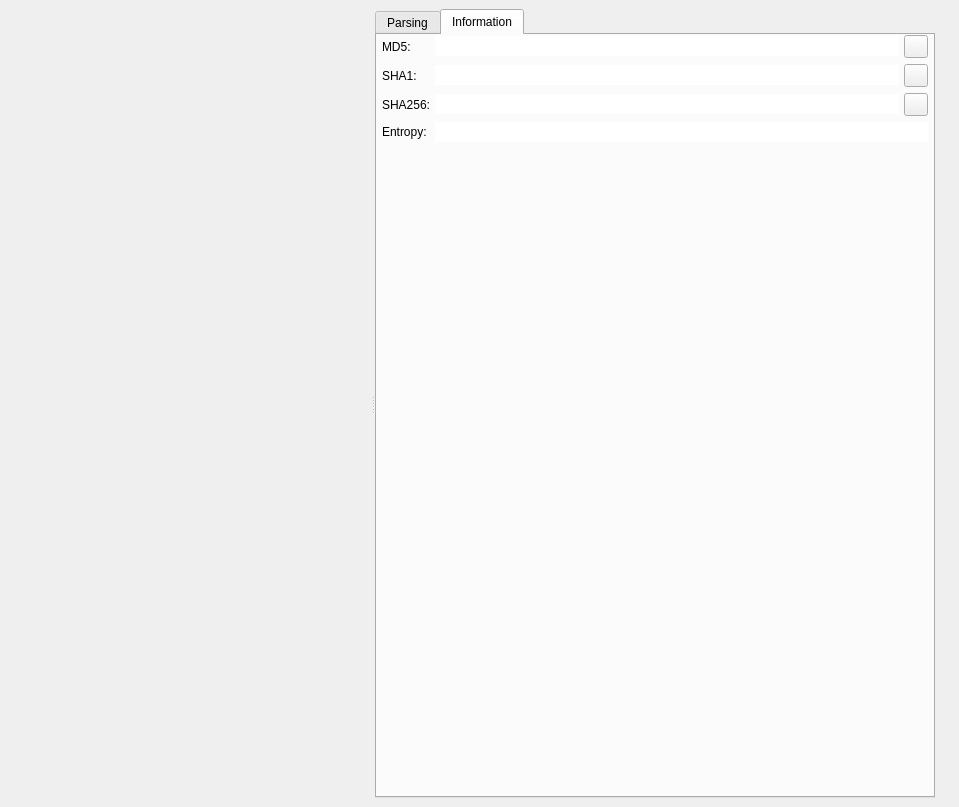
<?xml version="1.0" encoding="UTF-8"?>
<ui version="4.0">
 <class>HexdumpWidget</class>
 <widget class="QDockWidget" name="HexdumpWidget">
  <property name="geometry">
   <rect>
    <x>0</x>
    <y>0</y>
    <width>959</width>
    <height>807</height>
   </rect>
  </property>
  <property name="sizePolicy">
   <sizepolicy hsizetype="Expanding" vsizetype="Preferred">
    <horstretch>0</horstretch>
    <verstretch>0</verstretch>
   </sizepolicy>
  </property>
  <property name="windowTitle">
   <string notr="true">Hexdump</string>
  </property>
  <widget class="QWidget" name="dockWidgetContents">
   <layout class="QHBoxLayout" name="horizontalLayout">
    <property name="spacing">
     <number>0</number>
    </property>
    <property name="rightMargin">
     <number>0</number>
    </property>
    <item>
     <widget class="QSplitter" name="splitter">
      <property name="orientation">
       <enum>Qt::Horizontal</enum>
      </property>
      <widget class="HexWidget" name="hexTextView">
       <property name="frameShape">
        <enum>QFrame::NoFrame</enum>
       </property>
       <property name="widgetResizable">
        <bool>true</bool>
       </property>
      </widget>
      <widget class="QTabWidget" name="hexSideTab_2">
       <property name="sizePolicy">
        <sizepolicy hsizetype="Preferred" vsizetype="Expanding">
         <horstretch>0</horstretch>
         <verstretch>0</verstretch>
        </sizepolicy>
       </property>
       <property name="tabPosition">
        <enum>QTabWidget::North</enum>
       </property>
       <property name="currentIndex">
        <number>1</number>
       </property>
       <property name="usesScrollButtons">
        <bool>true</bool>
       </property>
       <property name="documentMode">
        <bool>false</bool>
       </property>
       <widget class="QWidget" name="tabDIsasm_2">
        <attribute name="title">
         <string>Parsing</string>
        </attribute>
        <layout class="QVBoxLayout" name="verticalLayout_23">
         <property name="spacing">
          <number>6</number>
         </property>
         <property name="leftMargin">
          <number>0</number>
         </property>
         <property name="topMargin">
          <number>0</number>
         </property>
         <property name="rightMargin">
          <number>0</number>
         </property>
         <property name="bottomMargin">
          <number>0</number>
         </property>
         <item>
          <layout class="QVBoxLayout" name="verticalLayout_16">
           <property name="spacing">
            <number>5</number>
           </property>
           <property name="rightMargin">
            <number>0</number>
           </property>
           <item>
            <layout class="QHBoxLayout" name="horizontalLayout_17">
             <property name="topMargin">
              <number>0</number>
             </property>
             <item>
              <widget class="QComboBox" name="parseTypeComboBox">
               <property name="sizePolicy">
                <sizepolicy hsizetype="Preferred" vsizetype="Fixed">
                 <horstretch>0</horstretch>
                 <verstretch>0</verstretch>
                </sizepolicy>
               </property>
               <property name="currentText">
                <string>Disassembly</string>
               </property>
               <item>
                <property name="text">
                 <string>Disassembly</string>
                </property>
               </item>
               <item>
                <property name="text">
                 <string>String</string>
                </property>
               </item>
               <item>
                <property name="text">
                 <string>Assembler</string>
                </property>
               </item>
               <item>
                <property name="text">
                 <string>C bytes</string>
                </property>
               </item>
               <item>
                <property name="text">
                 <string>C half-words (2 byte)</string>
                </property>
               </item>
               <item>
                <property name="text">
                 <string>C words (4 byte)</string>
                </property>
               </item>
               <item>
                <property name="text">
                 <string>C dwords (8 byte)</string>
                </property>
               </item>
               <item>
                <property name="text">
                 <string>Python</string>
                </property>
               </item>
               <item>
                <property name="text">
                 <string>JSON</string>
                </property>
               </item>
               <item>
                <property name="text">
                 <string>JavaScript</string>
                </property>
               </item>
              </widget>
             </item>
             <item>
              <widget class="QLabel" name="label_6">
               <property name="sizePolicy">
                <sizepolicy hsizetype="Fixed" vsizetype="Preferred">
                 <horstretch>0</horstretch>
                 <verstretch>0</verstretch>
                </sizepolicy>
               </property>
               <property name="text">
                <string>Endian</string>
               </property>
              </widget>
             </item>
             <item>
              <widget class="QComboBox" name="parseEndianComboBox">
               <property name="sizeAdjustPolicy">
                <enum>QComboBox::AdjustToMinimumContentsLength</enum>
               </property>
               <item>
                <property name="text">
                 <string>Little</string>
                </property>
               </item>
               <item>
                <property name="text">
                 <string>Big</string>
                </property>
               </item>
              </widget>
             </item>
            </layout>
           </item>
           <item>
            <widget class="QFrame" name="hexSideFrame_2">
             <property name="sizePolicy">
              <sizepolicy hsizetype="Expanding" vsizetype="Fixed">
               <horstretch>0</horstretch>
               <verstretch>0</verstretch>
              </sizepolicy>
             </property>
             <property name="minimumSize">
              <size>
               <width>0</width>
               <height>0</height>
              </size>
             </property>
             <property name="frameShape">
              <enum>QFrame::NoFrame</enum>
             </property>
             <property name="frameShadow">
              <enum>QFrame::Plain</enum>
             </property>
             <property name="lineWidth">
              <number>0</number>
             </property>
             <layout class="QHBoxLayout" name="horizontalLayout_21">
              <property name="sizeConstraint">
               <enum>QLayout::SetMinimumSize</enum>
              </property>
              <property name="leftMargin">
               <number>5</number>
              </property>
              <property name="topMargin">
               <number>0</number>
              </property>
              <property name="rightMargin">
               <number>5</number>
              </property>
              <property name="bottomMargin">
               <number>5</number>
              </property>
              <item>
               <widget class="QLabel" name="hexArchLabel_2">
                <property name="sizePolicy">
                 <sizepolicy hsizetype="Fixed" vsizetype="Preferred">
                  <horstretch>0</horstretch>
                  <verstretch>0</verstretch>
                 </sizepolicy>
                </property>
                <property name="text">
                 <string>Arch</string>
                </property>
               </widget>
              </item>
              <item>
               <widget class="QComboBox" name="parseArchComboBox">
                <property name="sizePolicy">
                 <sizepolicy hsizetype="Preferred" vsizetype="Fixed">
                  <horstretch>0</horstretch>
                  <verstretch>0</verstretch>
                 </sizepolicy>
                </property>
                <property name="sizeAdjustPolicy">
                 <enum>QComboBox::AdjustToMinimumContentsLength</enum>
                </property>
                <property name="frame">
                 <bool>false</bool>
                </property>
               </widget>
              </item>
              <item>
               <widget class="QLabel" name="hexBitsLabel_2">
                <property name="sizePolicy">
                 <sizepolicy hsizetype="Fixed" vsizetype="Preferred">
                  <horstretch>0</horstretch>
                  <verstretch>0</verstretch>
                 </sizepolicy>
                </property>
                <property name="text">
                 <string>Bits</string>
                </property>
               </widget>
              </item>
              <item>
               <widget class="QComboBox" name="parseBitsComboBox">
                <property name="sizeAdjustPolicy">
                 <enum>QComboBox::AdjustToMinimumContentsLength</enum>
                </property>
                <item>
                 <property name="text">
                  <string>16</string>
                 </property>
                </item>
                <item>
                 <property name="text">
                  <string>32</string>
                 </property>
                </item>
                <item>
                 <property name="text">
                  <string>64</string>
                 </property>
                </item>
               </widget>
              </item>
             </layout>
            </widget>
           </item>
           <item>
            <widget class="QPlainTextEdit" name="hexDisasTextEdit">
             <property name="sizePolicy">
              <sizepolicy hsizetype="Preferred" vsizetype="Expanding">
               <horstretch>0</horstretch>
               <verstretch>0</verstretch>
              </sizepolicy>
             </property>
             <property name="font">
              <font>
               <family>Anonymous Pro</family>
               <pointsize>13</pointsize>
              </font>
             </property>
             <property name="frameShape">
              <enum>QFrame::NoFrame</enum>
             </property>
             <property name="lineWidth">
              <number>0</number>
             </property>
             <property name="plainText">
              <string/>
             </property>
            </widget>
           </item>
          </layout>
         </item>
        </layout>
       </widget>
       <widget class="QWidget" name="tabHistogram_2">
        <attribute name="title">
         <string notr="true">Information</string>
        </attribute>
        <layout class="QVBoxLayout" name="verticalLayout_25">
         <property name="spacing">
          <number>6</number>
         </property>
         <property name="leftMargin">
          <number>0</number>
         </property>
         <property name="topMargin">
          <number>0</number>
         </property>
         <property name="rightMargin">
          <number>0</number>
         </property>
         <property name="bottomMargin">
          <number>0</number>
         </property>
         <item>
          <layout class="QFormLayout" name="formLayout_2">
           <property name="fieldGrowthPolicy">
            <enum>QFormLayout::ExpandingFieldsGrow</enum>
           </property>
           <property name="labelAlignment">
            <set>Qt::AlignLeading|Qt::AlignLeft|Qt::AlignVCenter</set>
           </property>
           <property name="formAlignment">
            <set>Qt::AlignHCenter|Qt::AlignTop</set>
           </property>
           <property name="horizontalSpacing">
            <number>5</number>
           </property>
           <property name="verticalSpacing">
            <number>6</number>
           </property>
           <property name="leftMargin">
            <number>5</number>
           </property>
           <property name="rightMargin">
            <number>5</number>
           </property>
           <item row="1" column="0">
            <widget class="QLabel" name="label_8">
             <property name="sizePolicy">
              <sizepolicy hsizetype="Fixed" vsizetype="Preferred">
               <horstretch>0</horstretch>
               <verstretch>0</verstretch>
              </sizepolicy>
             </property>
             <property name="text">
              <string>MD5:</string>
             </property>
            </widget>
           </item>
           <item row="1" column="1">
            <layout class="QHBoxLayout" name="horizontalLayout_8">
             <property name="spacing">
              <number>5</number>
             </property>
             <item>
              <widget class="QLineEdit" name="bytesMD5">
               <property name="sizePolicy">
                <sizepolicy hsizetype="Expanding" vsizetype="Fixed">
                 <horstretch>0</horstretch>
                 <verstretch>0</verstretch>
                </sizepolicy>
               </property>
               <property name="frame">
                <bool>false</bool>
               </property>
               <property name="readOnly">
                <bool>true</bool>
               </property>
              </widget>
             </item>
             <item>
              <widget class="QToolButton" name="copyMD5">
               <property name="toolTip">
                <string notr="true">Copy MD5</string>
               </property>
               <property name="text">
                <string notr="true"/>
               </property>
              </widget>
             </item>
            </layout>
           </item>
           <item row="2" column="0">
            <widget class="QLabel" name="label_9">
             <property name="text">
              <string>SHA1:</string>
             </property>
            </widget>
           </item>
           <item row="2" column="1">
            <layout class="QHBoxLayout" name="horizontalLayout_9">
             <property name="spacing">
              <number>5</number>
             </property>
             <item>
              <widget class="QLineEdit" name="bytesSHA1">
               <property name="sizePolicy">
                <sizepolicy hsizetype="Expanding" vsizetype="Fixed">
                 <horstretch>0</horstretch>
                 <verstretch>0</verstretch>
                </sizepolicy>
               </property>
               <property name="frame">
                <bool>false</bool>
               </property>
               <property name="readOnly">
                <bool>true</bool>
               </property>
              </widget>
             </item>
             <item>
              <widget class="QToolButton" name="copySHA1">
               <property name="toolTip">
                <string notr="true">Copy SHA1</string>
               </property>
               <property name="text">
                <string notr="true"/>
               </property>
              </widget>
             </item>
            </layout>
           </item>
	   <item row="3" column="0">
            <widget class="QLabel" name="label_10">
             <property name="text">
              <string>SHA256:</string>
             </property>
            </widget>
           </item>
           <item row="3" column="1">
            <layout class="QHBoxLayout" name="horizontalLayout_10">
             <property name="spacing">
              <number>5</number>
             </property>
             <item>
              <widget class="QLineEdit" name="bytesSHA256">
               <property name="sizePolicy">
                <sizepolicy hsizetype="Expanding" vsizetype="Fixed">
                 <horstretch>0</horstretch>
                 <verstretch>0</verstretch>
                </sizepolicy>
               </property>
               <property name="frame">
                <bool>false</bool>
               </property>
               <property name="readOnly">
                <bool>true</bool>
               </property>
              </widget>
             </item>
             <item>
              <widget class="QToolButton" name="copySHA256">
               <property name="toolTip">
                <string notr="true">Copy SHA256</string>
               </property>
               <property name="text">
                <string notr="true"/>
               </property>
              </widget>
             </item>
            </layout>
           </item>
           <item row="4" column="0">
            <widget class="QLabel" name="label_11">
             <property name="text">
              <string>Entropy:</string>
             </property>
            </widget>
           </item>
           <item row="4" column="1">
            <widget class="QLineEdit" name="bytesEntropy">
             <property name="sizePolicy">
              <sizepolicy hsizetype="Expanding" vsizetype="Fixed">
               <horstretch>0</horstretch>
               <verstretch>0</verstretch>
              </sizepolicy>
             </property>
             <property name="frame">
              <bool>false</bool>
             </property>
             <property name="readOnly">
              <bool>true</bool>
             </property>
            </widget>
           </item>
          </layout>
         </item>
        </layout>
       </widget>
      </widget>
     </widget>
    </item>
    <item>
     <widget class="QToolButton" name="openSideViewB">
      <property name="sizePolicy">
       <sizepolicy hsizetype="Fixed" vsizetype="Preferred">
        <horstretch>0</horstretch>
        <verstretch>0</verstretch>
       </sizepolicy>
      </property>
      <property name="maximumSize">
       <size>
        <width>24</width>
        <height>16777215</height>
       </size>
      </property>
      <property name="styleSheet">
       <string notr="true"/>
      </property>
      <property name="text">
       <string notr="true"/>
      </property>
      <property name="icon">
       <iconset resource="../resources.qrc">
        <normaloff>:/img/icons/previous.svg</normaloff>:/img/icons/previous.svg</iconset>
      </property>
      <property name="iconSize">
       <size>
        <width>16</width>
        <height>12</height>
       </size>
      </property>
      <property name="autoRaise">
       <bool>true</bool>
      </property>
      <property name="arrowType">
       <enum>Qt::NoArrow</enum>
      </property>
     </widget>
    </item>
   </layout>
  </widget>
  <action name="actionHideHexdump_side_panel">
   <property name="text">
    <string>Hexdump side panel</string>
   </property>
   <property name="toolTip">
    <string>Hexdump side panel</string>
   </property>
  </action>
  <action name="actionFunctionsUndefine">
   <property name="text">
    <string>Undefine</string>
   </property>
   <property name="toolTip">
    <string>Undefine</string>
   </property>
  </action>
  <action name="actionDisasCopy_All">
   <property name="text">
    <string>Copy all</string>
   </property>
   <property name="toolTip">
    <string>Copy all</string>
   </property>
  </action>
  <action name="actionDisasCopy_Bytes">
   <property name="text">
    <string>Copy bytes</string>
   </property>
   <property name="toolTip">
    <string>Copy bytes</string>
   </property>
  </action>
  <action name="actionDisasCopy_Disasm">
   <property name="text">
    <string>Copy disasm</string>
   </property>
   <property name="toolTip">
    <string>Copy disasm</string>
   </property>
  </action>
  <action name="actionHexCopy_Hexpair">
   <property name="text">
    <string>Copy Hexpair</string>
   </property>
   <property name="toolTip">
    <string>Copy Hexpair</string>
   </property>
  </action>
  <action name="actionHexCopy_ASCII">
   <property name="text">
    <string>Copy ASCII</string>
   </property>
   <property name="toolTip">
    <string>Copy ASCII</string>
   </property>
  </action>
  <action name="actionHexCopy_Text">
   <property name="text">
    <string>Copy Text</string>
   </property>
   <property name="toolTip">
    <string>Copy Text</string>
   </property>
  </action>
  <action name="actionHexEdit">
   <property name="text">
    <string>Edit</string>
   </property>
   <property name="toolTip">
    <string>Edit</string>
   </property>
  </action>
  <action name="actionHexPaste">
   <property name="text">
    <string>Paste</string>
   </property>
   <property name="toolTip">
    <string>Paste</string>
   </property>
  </action>
  <action name="actionHexInsert_Hex">
   <property name="text">
    <string>Insert Hex</string>
   </property>
   <property name="toolTip">
    <string>Insert Hex</string>
   </property>
  </action>
  <action name="actionHexInsert_String">
   <property name="text">
    <string>Insert String</string>
   </property>
   <property name="toolTip">
    <string>Insert String</string>
   </property>
  </action>
  <action name="actionFormatHex">
   <property name="text">
    <string>Hex</string>
   </property>
  </action>
  <action name="actionFormatOctal">
   <property name="text">
    <string>Octal</string>
   </property>
  </action>
  <action name="actionFormatHalfWord">
   <property name="text">
    <string>Half-word</string>
   </property>
  </action>
  <action name="actionFormatWord">
   <property name="text">
    <string>Word</string>
   </property>
  </action>
  <action name="actionFormatQuadWord">
   <property name="text">
    <string>Quad-word</string>
   </property>
  </action>
  <action name="actionFormatEmoji">
   <property name="text">
    <string>Emoji</string>
   </property>
  </action>
  <action name="actionFormatSignedInt1">
   <property name="text">
    <string>1 byte</string>
   </property>
   <property name="toolTip">
    <string>1 byte</string>
   </property>
  </action>
  <action name="actionFormatSignedInt2">
   <property name="text">
    <string>2 bytes</string>
   </property>
   <property name="toolTip">
    <string>2 bytes</string>
   </property>
  </action>
  <action name="actionFormatSignedInt4">
   <property name="text">
    <string>4 bytes</string>
   </property>
   <property name="toolTip">
    <string>4 bytes</string>
   </property>
  </action>
 </widget>
 <customwidgets>
  <customwidget>
   <class>HexWidget</class>
   <extends>QScrollArea</extends>
   <header>HexWidget.h</header>
   <container>1</container>
  </customwidget>
 </customwidgets>
 <resources>
  <include location="../resources.qrc"/>
 </resources>
 <connections/>
</ui>
